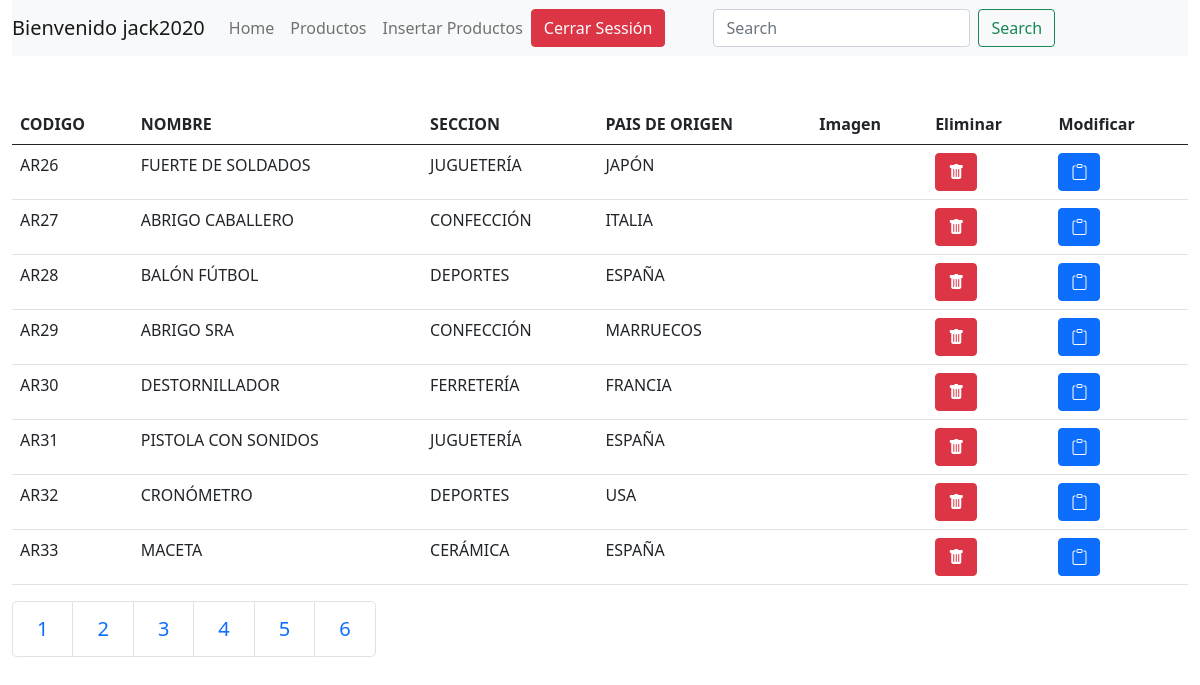
The page /Productos.php?pagina=4 (signed in) on the database its author committed.
### tables this page shows
CREATE TABLE `productos` (
  `CÓDIGOARTÍCULO` varchar(4) NOT NULL,
  `SECCIÓN` varchar(10) DEFAULT NULL,
  `NOMBREARTÍCULO` varchar(19) DEFAULT NULL,
  `PRECIO` varchar(10) DEFAULT NULL,
  `FECHA` varchar(10) DEFAULT NULL,
  `IMPORTADO` varchar(9) DEFAULT NULL,
  `PAÍSDEORIGEN` varchar(9) DEFAULT NULL,
  `FOTO` varchar(100) DEFAULT NULL
);

### Productos.php (the view, shortened to what this page needs)
<!DOCTYPE html>
<html lang="en">
<head>
    <link href="https://cdn.jsdelivr.net/npm/bootstrap@5.0.0-beta2/dist/css/bootstrap.min.css" rel="stylesheet">
    <link rel="stylesheet" href="https://cdn.jsdelivr.net/npm/bootstrap-icons@1.4.0/font/bootstrap-icons.css">
</head>
<body>
    <?php
    include 'DB/config.php';
    ?>
    <div class="container-fluid">
        <div class="row">
            <header>
                <?php
                include_once 'layouts/header.php';
                ?>
            </header>
        </div>
        <div class="row">
            <div class="col-md-12 mt-5">
                <table class="table">
                    <thead>
                        <tr>
                            <th scope="col">CODIGO</th>
                            <th scope="col">NOMBRE</th>
                            <th scope="col">SECCION</th>
                            <th scope="col">PAIS DE ORIGEN</th>
                            <th scope="col">Imagen</th>
                            <th scope="col">Eliminar</th>
                            <th scope="col">Modificar</th>
                        </tr>
                    </thead>
                    <tbody>
                        <?php
                        if(isset($_GET['pagina'])){
                            $pagina=$_GET['pagina'];
                        }else{
                            $pagina=1;
                        }
                        $end_page = 8;
                        $star_page = ($pagina - 1) * $end_page;
                        $sql = "SELECT CÓDIGOARTÍCULO,NOMBREARTÍCULO,SECCIÓN,PAÍSDEORIGEN FROM productos";
                        $result = $db->prepare($sql);
                        $result->execute();
                        $total_registros = $result->rowCount();
                        $sql_limite = "SELECT CÓDIGOARTÍCULO,NOMBREARTÍCULO,SECCIÓN,PAÍSDEORIGEN,FOTO FROM productos LIMIT $star_page,$end_page";
                        $result = $db->prepare($sql_limite);
                        $result->execute();
                        $total_paginas = ceil($total_registros / $end_page);
                        while ($row = $result->fetch()) :
                        ?>
                            <tr>
                                <td><?php echo $row['CÓDIGOARTÍCULO']; ?></td>
                                <td><?php echo $row['NOMBREARTÍCULO']; ?></td>
                                <td><?php echo $row['SECCIÓN']; ?></td>
                                <td><?php echo $row['PAÍSDEORIGEN']; ?></td>
                                <td><img class="img-fluid" width="200"  src="img/<?php echo $row['FOTO'];?>" alt=""></td>
                                <td><a class="btn btn-danger" href="eliminarProducto.php?id=<?php echo $row['CÓDIGOARTÍCULO']; ?>"><i class="bi bi-trash-fill"></i></a></td>
                                <td><a class="btn btn-primary" href="actualizarProducto.php?id=<?php echo $row['CÓDIGOARTÍCULO']; ?>"><i class="bi bi-clipboard"></i></a></td>
                            </tr>
                        <?php endwhile; ?>
                    </tbody>
                </table>
            </div>
        </div>
        <div class="row">
            <div class="col-md-12">
                <nav aria-label="...">
                    <ul class="pagination pagination-lg">
                        <?php
                        $i = 1;
                        while ($i <= $total_paginas) :
                        ?>
                            <li class="page-item"><a class="page-link" href="Productos.php?pagina=<?php
                            echo $i;?>"><?php echo $i ?></a></li>
                        <?php
                            $i++;
                        endwhile;
                        ?>
                    </ul>
                </nav>
            </div>
        </div>
    </div>
</body>
</html>

### rows shown on the page
productos: CÓDIGOARTÍCULO "AR26", NOMBREARTÍCULO "FUERTE DE SOLDADOS", SECCIÓN "JUGUETERÍA", PAÍSDEORIGEN "JAPÓN"
productos: CÓDIGOARTÍCULO "AR27", NOMBREARTÍCULO "ABRIGO CABALLERO", SECCIÓN "CONFECCIÓN", PAÍSDEORIGEN "ITALIA"
productos: CÓDIGOARTÍCULO "AR28", NOMBREARTÍCULO "BALÓN FÚTBOL", SECCIÓN "DEPORTES", PAÍSDEORIGEN "ESPAÑA"
productos: CÓDIGOARTÍCULO "AR29", NOMBREARTÍCULO "ABRIGO SRA", SECCIÓN "CONFECCIÓN", PAÍSDEORIGEN "MARRUECOS"
productos: CÓDIGOARTÍCULO "AR30", NOMBREARTÍCULO "DESTORNILLADOR", SECCIÓN "FERRETERÍA", PAÍSDEORIGEN "FRANCIA"
productos: CÓDIGOARTÍCULO "AR31", NOMBREARTÍCULO "PISTOLA CON SONIDOS", SECCIÓN "JUGUETERÍA", PAÍSDEORIGEN "ESPAÑA"
productos: CÓDIGOARTÍCULO "AR32", NOMBREARTÍCULO "CRONÓMETRO", SECCIÓN "DEPORTES", PAÍSDEORIGEN "USA"
productos: CÓDIGOARTÍCULO "AR33", NOMBREARTÍCULO "MACETA", SECCIÓN "CERÁMICA", PAÍSDEORIGEN "ESPAÑA"

### other values the page prints
$_SESSION['usuario'] "jack2020"
